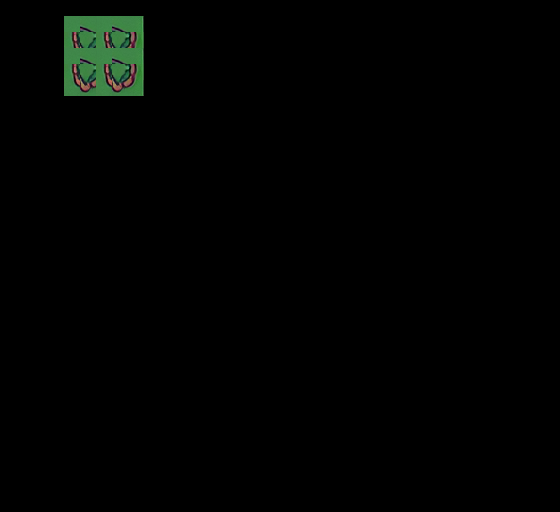

Below is a game level as drawn by its tile map, then a one-line description and the .tmx file that defines it, in full:
An orthogonal 35x32 tile map with 16x16 px tiles, 1 tile layer (Слой тайлов 1).

<map version="1.10" tiledversion="1.10.2" orientation="orthogonal" renderorder="right-down" width="35" height="32" tilewidth="16" tileheight="16" infinite="0" nextlayerid="2" nextobjectid="1">
 <tileset firstgid="1" source="Cliff_Tile.tsx" />
 <layer id="1" name="Слой тайлов 1" width="35" height="32">
  <data encoding="csv">
0,0,0,0,0,0,0,0,0,0,0,0,0,0,0,0,0,0,0,0,0,0,0,0,0,0,0,0,0,0,0,0,0,0,0,
0,0,0,0,0,0,0,0,0,0,0,0,0,0,0,0,0,0,0,0,0,0,0,0,0,0,0,0,0,0,0,0,0,0,0,
0,0,0,0,10,11,10,11,0,0,0,0,0,0,0,0,0,0,0,0,0,0,0,0,0,0,0,0,0,0,0,0,0,0,0,
0,0,0,0,13,14,13,14,0,0,0,0,0,0,0,0,0,0,0,0,0,0,0,0,0,0,0,0,0,0,0,0,0,0,0,
0,0,0,0,10,11,10,11,0,0,0,0,0,0,0,0,0,0,0,0,0,0,0,0,0,0,0,0,0,0,0,0,0,0,0,
0,0,0,0,13,14,13,14,0,0,0,0,0,0,0,0,0,0,0,0,0,0,0,0,0,0,0,0,0,0,0,0,0,0,0,
0,0,0,0,0,0,0,0,0,0,0,0,0,0,0,0,0,0,0,0,0,0,0,0,0,0,0,0,0,0,0,0,0,0,0,
0,0,0,0,0,0,0,0,0,0,0,0,0,0,0,0,0,0,0,0,0,0,0,0,0,0,0,0,0,0,0,0,0,0,0,
0,0,0,0,0,0,0,0,0,0,0,0,0,0,0,0,0,0,0,0,0,0,0,0,0,0,0,0,0,0,0,0,0,0,0,
0,0,0,0,0,0,0,0,0,0,0,0,0,0,0,0,0,0,0,0,0,0,0,0,0,0,0,0,0,0,0,0,0,0,0,
0,0,0,0,0,0,0,0,0,0,0,0,0,0,0,0,0,0,0,0,0,0,0,0,0,0,0,0,0,0,0,0,0,0,0,
0,0,0,0,0,0,0,0,0,0,0,0,0,0,0,0,0,0,0,0,0,0,0,0,0,0,0,0,0,0,0,0,0,0,0,
0,0,0,0,0,0,0,0,0,0,0,0,0,0,0,0,0,0,0,0,0,0,0,0,0,0,0,0,0,0,0,0,0,0,0,
0,0,0,0,0,0,0,0,0,0,0,0,0,0,0,0,0,0,0,0,0,0,0,0,0,0,0,0,0,0,0,0,0,0,0,
0,0,0,0,0,0,0,0,0,0,0,0,0,0,0,0,0,0,0,0,0,0,0,0,0,0,0,0,0,0,0,0,0,0,0,
0,0,0,0,0,0,0,0,0,0,0,0,0,0,0,0,0,0,0,0,0,0,0,0,0,0,0,0,0,0,0,0,0,0,0,
0,0,0,0,0,0,0,0,0,0,0,0,0,0,0,0,0,0,0,0,0,0,0,0,0,0,0,0,0,0,0,0,0,0,0,
0,0,0,0,0,0,0,0,0,0,0,0,0,0,0,0,0,0,0,0,0,0,0,0,0,0,0,0,0,0,0,0,0,0,0,
0,0,0,0,0,0,0,0,0,0,0,0,0,0,0,0,0,0,0,0,0,0,0,0,0,0,0,0,0,0,0,0,0,0,0,
0,0,0,0,0,0,0,0,0,0,0,0,0,0,0,0,0,0,0,0,0,0,0,0,0,0,0,0,0,0,0,0,0,0,0,
0,0,0,0,0,0,0,0,0,0,0,0,0,0,0,0,0,0,0,0,0,0,0,0,0,0,0,0,0,0,0,0,0,0,0,
0,0,0,0,0,0,0,0,0,0,0,0,0,0,0,0,0,0,0,0,0,0,0,0,0,0,0,0,0,0,0,0,0,0,0,
0,0,0,0,0,0,0,0,0,0,0,0,0,0,0,0,0,0,0,0,0,0,0,0,0,0,0,0,0,0,0,0,0,0,0,
0,0,0,0,0,0,0,0,0,0,0,0,0,0,0,0,0,0,0,0,0,0,0,0,0,0,0,0,0,0,0,0,0,0,0,
0,0,0,0,0,0,0,0,0,0,0,0,0,0,0,0,0,0,0,0,0,0,0,0,0,0,0,0,0,0,0,0,0,0,0,
0,0,0,0,0,0,0,0,0,0,0,0,0,0,0,0,0,0,0,0,0,0,0,0,0,0,0,0,0,0,0,0,0,0,0,
0,0,0,0,0,0,0,0,0,0,0,0,0,0,0,0,0,0,0,0,0,0,0,0,0,0,0,0,0,0,0,0,0,0,0,
0,0,0,0,0,0,0,0,0,0,0,0,0,0,0,0,0,0,0,0,0,0,0,0,0,0,0,0,0,0,0,0,0,0,0,
0,0,0,0,0,0,0,0,0,0,0,0,0,0,0,0,0,0,0,0,0,0,0,0,0,0,0,0,0,0,0,0,0,0,0,
0,0,0,0,0,0,0,0,0,0,0,0,0,0,0,0,0,0,0,0,0,0,0,0,0,0,0,0,0,0,0,0,0,0,0,
0,0,0,0,0,0,0,0,0,0,0,0,0,0,0,0,0,0,0,0,0,0,0,0,0,0,0,0,0,0,0,0,0,0,0,
0,0,0,0,0,0,0,0,0,0,0,0,0,0,0,0,0,0,0,0,0,0,0,0,0,0,0,0,0,0,0,0,0,0,0
</data>
 </layer>
</map>
